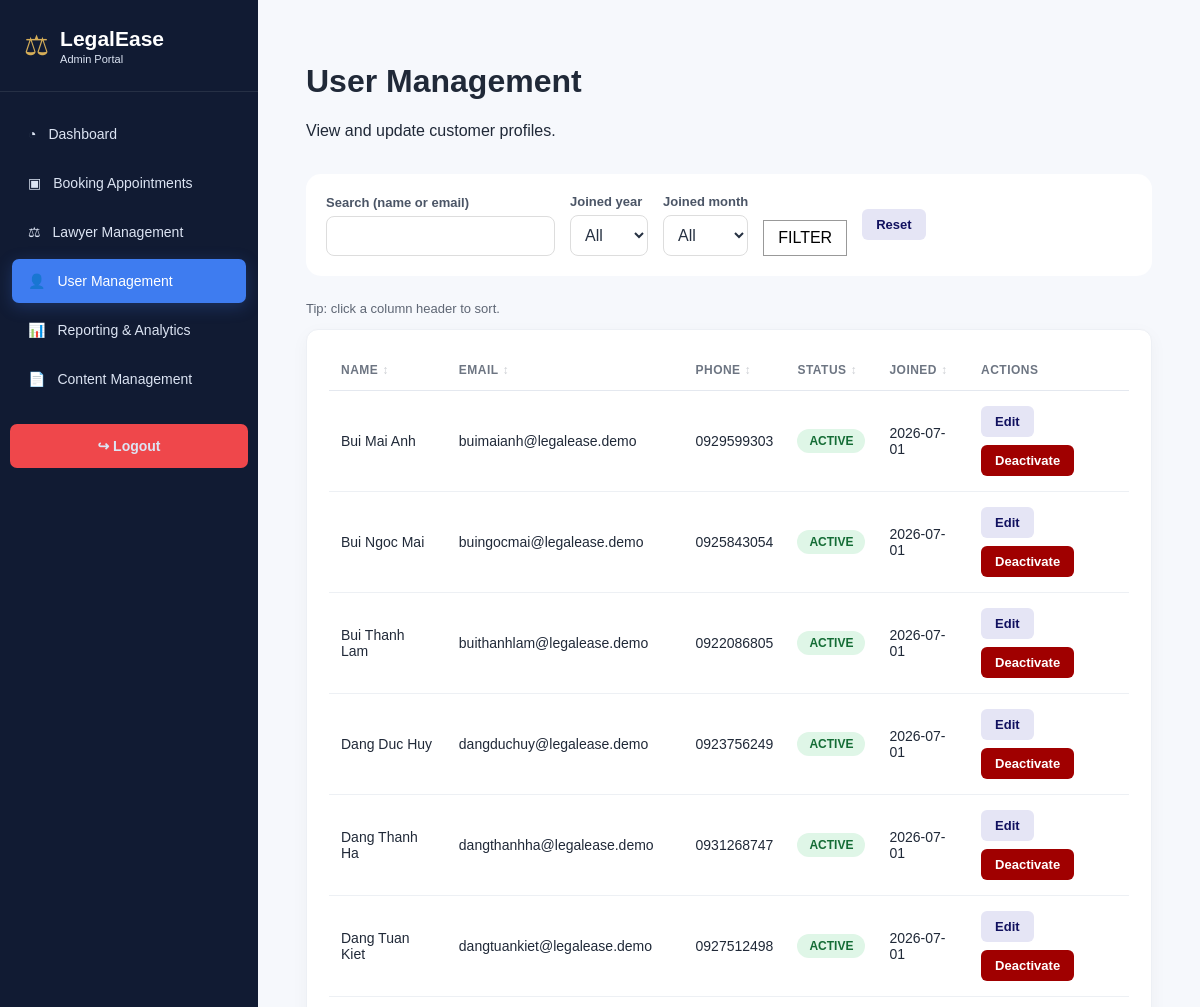
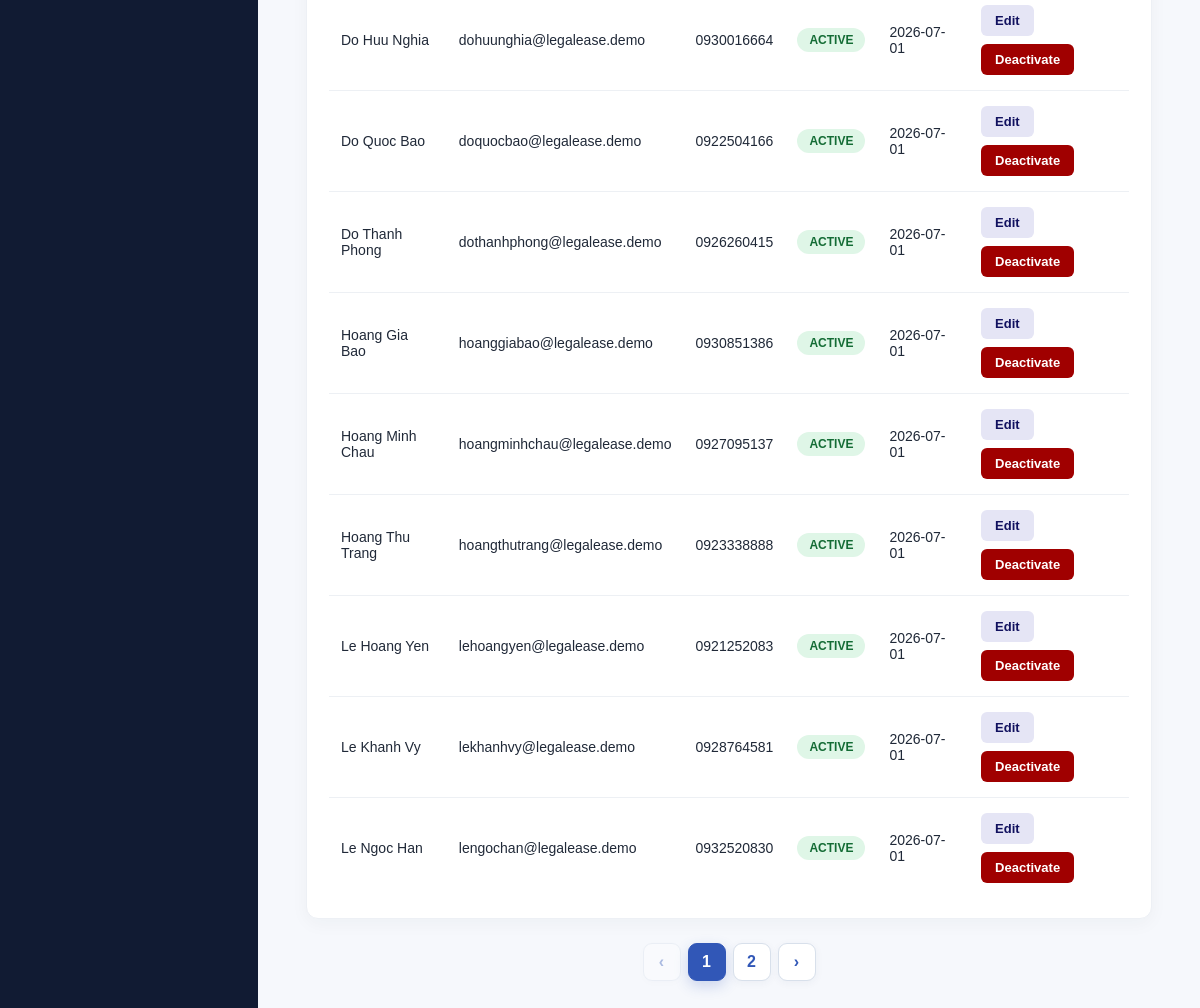
The page /admin/users.php (signed in) on the database its author committed (2 pictures, top to bottom).
### tables this page shows
CREATE TABLE customer_profiles (
 id INT AUTO_INCREMENT PRIMARY KEY,user_id INT NOT NULL UNIQUE,full_name VARCHAR(150) NOT NULL,phone VARCHAR(30) DEFAULT '',address VARCHAR(255) DEFAULT '',avatar_file VARCHAR(255) DEFAULT '',gender ENUM('Male','Female','Other') NULL,birth_date DATE NULL,
 CONSTRAINT fk_customer_user FOREIGN KEY(user_id) REFERENCES users(id) ON DELETE CASCADE
);

CREATE TABLE users (
  id INT AUTO_INCREMENT PRIMARY KEY,
  name VARCHAR(150) NOT NULL,
  email VARCHAR(150) NOT NULL UNIQUE,
  password VARCHAR(255) NOT NULL,
  role ENUM('admin','lawyer','customer') NOT NULL,
  is_active TINYINT(1) NOT NULL DEFAULT 1,
  created_at DATETIME NOT NULL DEFAULT CURRENT_TIMESTAMP
);

### admin/users.php (the view, shortened to what this page needs)
<?php
require_once __DIR__.'/includes/auth.php';
$search=trim($_GET['search']??'');
$fYear=trim($_GET['year']??'');
$fMonth=trim($_GET['month']??'');
$where=[];
$params=[];
$wh=$where?'WHERE '.implode(' AND ', $where):'';
$order=sort_order_by([
'name' =>'cp.full_name',
'email' =>'u.email',
'phone' =>'cp.phone',
'status'=>'u.is_active',
'joined'=>'u.created_at',], 'cp.full_name ASC');
$years=$pdo->query("SELECT DISTINCT YEAR(created_at) y FROM users WHERE role='customer' ORDER BY y DESC")->fetchAll(PDO::FETCH_COLUMN);
$page=max(1, (int)($_GET['page']??1));
$per=15;
$cq=$pdo->prepare("SELECT COUNT(*) FROM customer_profiles cp JOIN users u ON u.id=cp.user_id $wh");
$cq->execute($params);
$total=(int)$cq->fetchColumn();
$offset=($page-1)*$per;
$q=$pdo->prepare("SELECT cp.id customer_id,cp.full_name,cp.phone,u.id user_id,u.email,u.is_active,u.created_at FROM customer_profiles cp JOIN users u ON u.id=cp.user_id $wh $order LIMIT $per OFFSET $offset");
$q->execute($params);
$rows=$q->fetchAll();
$monthNames=[1=>'Jan', 'Feb', 'Mar', 'Apr', 'May', 'Jun', 'Jul', 'Aug', 'Sep', 'Oct', 'Nov', 'Dec'];
?>
<!doctype html>
<html lang="en">
<head>
<link rel="stylesheet" href="../assets/css/admin_base.css">
<link rel="stylesheet" href="../assets/css/admin.css">
</head>
<body>
<div class="lawyer-layout"><?php
require __DIR__.'/includes/sidebar.php';
?><main class="main-content">
<h1>User Management</h1>
<p>View and update customer profiles.</p>
<br><?php
?><form class="filter-bar" method="get">
<div>
<label>Search (name or email)</label>
<input name="search" value="<?=e($search)?>">
</div>
<div>
<label>Joined year</label>
<select name="year">
<option value="">All</option><?php
foreach($years as $y):?><option value="<?=(int)$y?>" <?=$fYear===(string)$y?'selected':''?>><?=(int)$y?></option><?php
endforeach?></select>
</div>
<div>
<label>Joined month</label>
<select name="month">
<option value="">All</option><?php
foreach($monthNames as $mn=>$ml):?><option value="<?=$mn?>" <?=$fMonth===(string)$mn?'selected':''?>><?=$ml?></option><?php
endforeach?></select>
</div>
 <button>FILTER</button>
<a class="btn-small btn-neutral" href="users.php" style="align-self:center">Reset</a>
</form>
<p class="mini-note" style="color:#5e6674;font-size:13px">Tip: click a column header to sort.</p>
<div class="table-container">
<table>
<thead>
<tr><?=sort_th('Name', 'name')?><?=sort_th('Email', 'email')?><?=sort_th('Phone', 'phone')?><?=sort_th('Status', 'status')?><?=sort_th('Joined', 'joined')?><th>Actions</th>
</tr>
</thead>
<tbody><?php
endif?><?php
foreach($rows as $r):?><tr>
<td><?=e($r['full_name'])?></td>
<td><?=e($r['email'])?></td>
<td><?=e($r['phone'])?></td>
<td>
<span class="badge badge-<?=$r['is_active']?'active':'inactive'?>"><?=$r['is_active']?'ACTIVE':'INACTIVE'?></span>
</td>
<td><?=e(substr($r['created_at'], 0, 10))?></td>
<td>
<div class="action-links">
<button class="btn-small btn-neutral" type="button" onclick="toggleEdit(<?=$r['customer_id']?>)">Edit</button>
<form method="post"><?=csrf_field()?><input type="hidden" name="user_id" value="<?=$r['user_id']?>">
<button name="action" value="toggle" class="btn-small <?=$r['is_active']?'btn-danger':'btn-approve'?>"><?=$r['is_active']?'Deactivate':'Activate'?></button>
</form>
</div>
</td>
</tr><?php
endforeach?></tbody>
</table>
</div><?=paginate($total, $page, $per, '/LegalEase_eProject/admin/users.php?search='.urlencode($search).'&year='.urlencode($fYear).'&month='.urlencode($fMonth).'&sort='.urlencode($_GET['sort']??'').'&dir='.urlencode($_GET['dir']??''))?></main>
</div>
</body>
</html>

### assets/css/admin_base.css (style rules this page uses)
:root { --navy: #111b33; --navy-2: #1f3156; --primary: #3154a6; --primary-2: #3e7cf0; --bg: #f6f8fc; --text: #202938; --muted: #7b8494; --border: #e4e8ef; --success: #1f9d72; --warning: #d59a10; --danger: #c85a63; --info: #3e7cf0; --white: #ffffff; }
* { box-sizing: border-box; }
html, body { margin: 0; min-height: 100%; }
body { font-family: Arial, Helvetica, sans-serif; background: var(--bg); color: var(--text); }
a { color: inherit; }
button, input, select, textarea { font: inherit; }
.lawyer-layout { min-height: 100vh; display: flex; }
.main-content { padding: 42px 48px 60px; max-width: 1500px; margin: 0 auto; }
table { width: 100%; border-collapse: collapse; }
th { color: #6d7582; font-size: 12px; text-transform: uppercase; letter-spacing: .04em; text-align: left; padding: 13px 12px; border-bottom: 1px solid var(--border); }
td { padding: 15px 12px; border-bottom: 1px solid #edf0f4; font-size: 14px; vertical-align: middle; }
tr:last-child td { border-bottom: none; }
.badge { display: inline-flex; padding: 6px 10px; border-radius: 999px; font-size: 12px; font-weight: 700; text-transform: capitalize; }
label { font-size: 13px; font-weight: 700; color: #4b5566; }
input, textarea, select { width: 100%; border: 1px solid #dfe4eb; border-radius: 8px; padding: 12px 13px; color: #263142; background: white; }
.btn-danger { background: white; color: #a95059; border: 1px solid #c9737b; }
button,a { transition:filter .18s ease,transform .18s ease,background-color .18s ease }

### assets/css/admin.css (style rules this page uses)
.badge { display: inline-block; padding: 5px 12px; border-radius: 20px; font-size: 12px; font-weight: bold; text-transform: uppercase; }
.badge-approved, .badge-active, .badge-confirmed, .badge-completed { background: #dff6e7; color: #146c35; }
.action-links { display: flex; gap: 8px; flex-wrap: wrap; }
.btn-small { display: inline-block; padding: 8px 14px; border-radius: 6px; border: none; cursor: pointer; font-size: 13px; font-weight: bold; text-decoration: none; margin-top: 0; }
.btn-neutral { background: #e5e5f5; color: #11115f; }
.btn-danger { background: #a00000; color: white; }
.filter-bar { background: white; padding: 20px; border-radius: 15px; margin-bottom: 25px; display: flex; gap: 15px; flex-wrap: wrap; align-items: flex-end; }
.filter-bar div { display: flex; flex-direction: column; }
.filter-bar label { font-weight: bold; margin-bottom: 6px; font-size: 13px; }
.filter-bar select, .filter-bar input { padding: 10px; border: 1px solid #ddd; border-radius: 8px; }
.filter-bar button { margin-top: 0; padding: 10px 20px; }
.table-container { overflow-x:auto }
.main-content { margin-left:258px; width:calc(100% - 258px); max-width:none; padding:42px 48px 60px }
.table-container { background:#fff; border:1px solid #edf0f5; border-radius:12px; padding:20px 22px; box-shadow:0 5px 18px rgba(28,39,56,.04) }
form button { cursor:pointer }
.filter-bar button,.card button:not(.btn-small) { border:1px solid #999; background:#fff; padding:8px 14px }
button,.btn,.btn-small,.admin-nav a,.admin-logout,.action-links a { transition:transform .18s ease,filter .18s ease,background-color .18s ease,box-shadow .18s ease }

### rows shown on the page
customer_profiles: full_name "Bui Mai Anh", user.email "buimaianh@legalease.demo", phone "0929599303", user.created_at "2026-07-01"
customer_profiles: full_name "Bui Ngoc Mai", user.email "buingocmai@legalease.demo", phone "0925843054", user.created_at "2026-07-01"
customer_profiles: full_name "Bui Thanh Lam", user.email "buithanhlam@legalease.demo", phone "0922086805", user.created_at "2026-07-01"
customer_profiles: full_name "Dang Duc Huy", user.email "dangduchuy@legalease.demo", phone "0923756249", user.created_at "2026-07-01"
customer_profiles: full_name "Dang Thanh Ha", user.email "dangthanhha@legalease.demo", phone "0931268747", user.created_at "2026-07-01"
customer_profiles: full_name "Dang Tuan Kiet", user.email "dangtuankiet@legalease.demo", phone "0927512498", user.created_at "2026-07-01"
customer_profiles: full_name "Do Huu Nghia", user.email "dohuunghia@legalease.demo", phone "0930016664", user.created_at "2026-07-01"
customer_profiles: full_name "Do Quoc Bao", user.email "doquocbao@legalease.demo", phone "0922504166", user.created_at "2026-07-01"
customer_profiles: full_name "Do Thanh Phong", user.email "dothanhphong@legalease.demo", phone "0926260415", user.created_at "2026-07-01"
customer_profiles: full_name "Hoang Gia Bao", user.email "hoanggiabao@legalease.demo", phone "0930851386", user.created_at "2026-07-01"
customer_profiles: full_name "Hoang Minh Chau", user.email "hoangminhchau@legalease.demo", phone "0927095137", user.created_at "2026-07-01"
customer_profiles: full_name "Hoang Thu Trang", user.email "hoangthutrang@legalease.demo", phone "0923338888", user.created_at "2026-07-01"
customer_profiles: full_name "Le Hoang Yen", user.email "lehoangyen@legalease.demo", phone "0921252083", user.created_at "2026-07-01"
customer_profiles: full_name "Le Khanh Vy", user.email "lekhanhvy@legalease.demo", phone "0928764581", user.created_at "2026-07-01"
customer_profiles: full_name "Le Ngoc Han", user.email "lengochan@legalease.demo", phone "0932520830", user.created_at "2026-07-01"

### other values the page prints
$label "NAME EMAIL PHONE STATUS JOINED"
$it "1"
$it "2"
